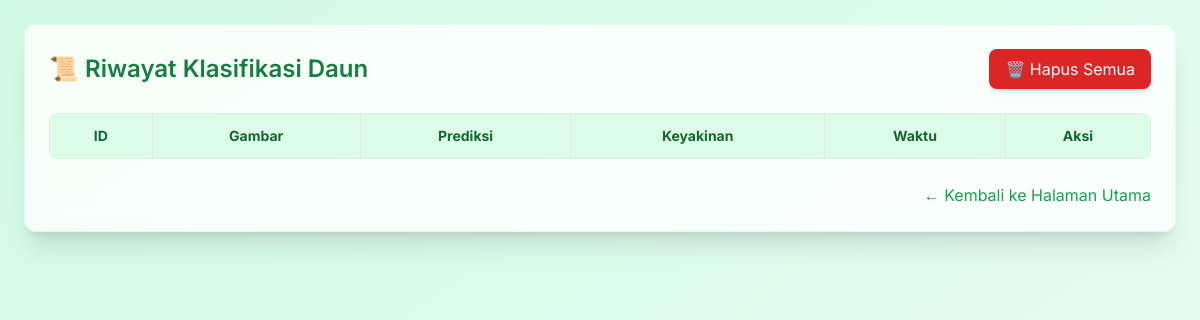
Before: /history with the older database file.
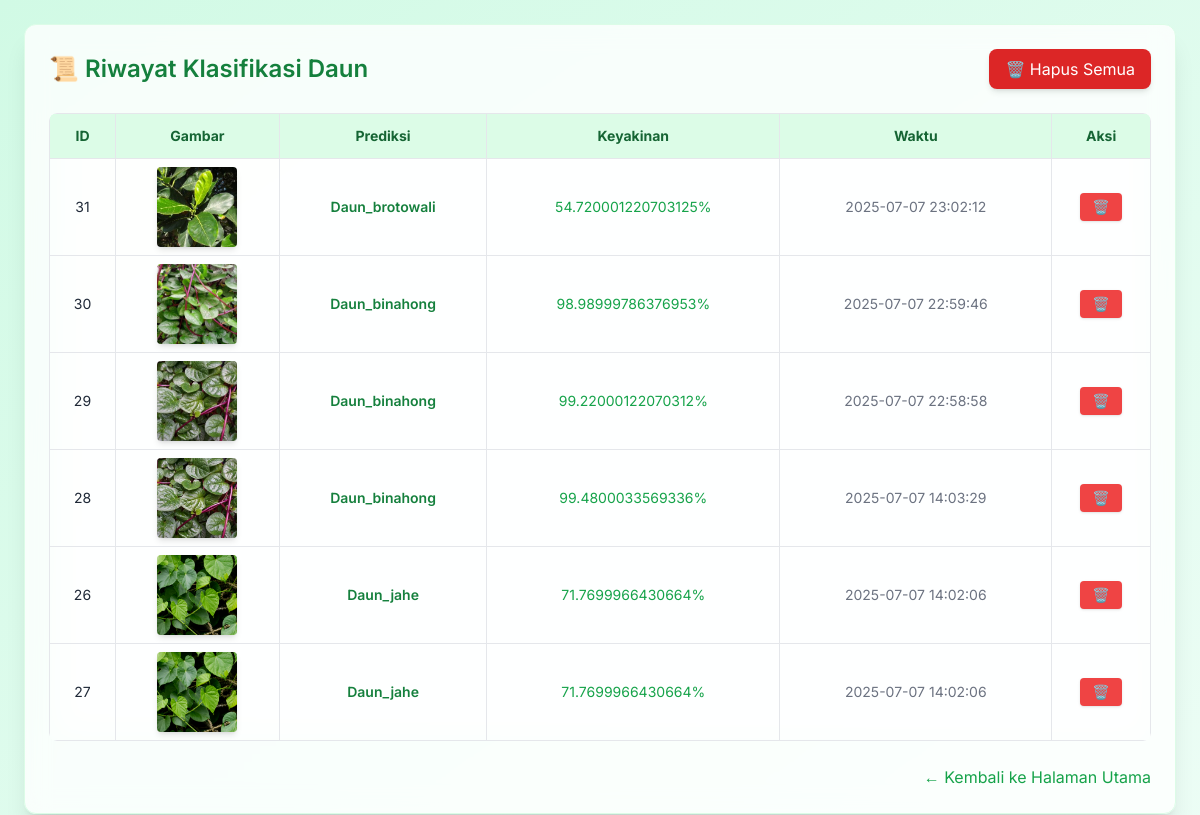
After: the same page with the newer database file.
### tables this page shows
CREATE TABLE predictions (
        id INTEGER PRIMARY KEY AUTOINCREMENT,
        filename TEXT,
        result TEXT,
        confidence REAL,
        timestamp DATETIME DEFAULT CURRENT_TIMESTAMP
    );

### app.py (the view)
@app.route("/history")
def history():
    conn = sqlite3.connect("database.db")
    cursor = conn.cursor()
    cursor.execute("SELECT * FROM predictions ORDER BY timestamp DESC")
    data = cursor.fetchall()
    conn.close()
    clean_data = []
    for row in data:
        confidence = row[3]
        if isinstance(confidence, bytes):
            confidence = confidence.decode("utf-8", errors="ignore")
        clean_row = (row[0], row[1], row[2], confidence, row[4])
        clean_data.append(clean_row)
    return render_template("history.html", data=clean_data)

### templates/history.html (shortened to what this page needs)
<!DOCTYPE html>
<html lang="id">
<head>
  <script src="https://cdn.tailwindcss.com"></script>
</head>
<body class="min-h-screen p-6 text-gray-800">
  <div class="max-w-6xl mx-auto bg-white/80 backdrop-blur-md p-6 rounded-xl shadow-xl border border-green-100">
    <div class="flex justify-between items-center mb-6">
      <h2 class="text-2xl font-semibold text-green-700">📜 Riwayat Klasifikasi Daun</h2>
      <form method="POST" action="/delete-history" onsubmit="return confirm('Yakin ingin menghapus semua riwayat?');">
        <button type="submit" class="bg-red-600 hover:bg-red-700 text-white py-2 px-4 rounded-lg shadow-md">
          🗑️ Hapus Semua
        </button>
      </form>
    </div>
    <div class="overflow-x-auto rounded-lg">
      <table class="w-full text-sm text-center border border-gray-300 backdrop-blur-lg shadow-sm">
        <thead class="bg-green-100 text-green-800 font-semibold">
          <tr>
            <th class="p-3 border">ID</th>
            <th class="p-3 border">Gambar</th>
            <th class="p-3 border">Prediksi</th>
            <th class="p-3 border">Keyakinan</th>
            <th class="p-3 border">Waktu</th>
            <th class="p-3 border">Aksi</th>
          </tr>
        </thead>
        <tbody>
          {% for row in data %}
          <tr class="hover:bg-green-50 transition">
            <td class="border p-2">{{ row[0] }}</td>
            <td class="border p-2">
              <img src="{{ url_for('static', filename=row[1]) }}" alt="gambar daun" class="w-20 h-20 object-cover rounded shadow-md mx-auto" />
            </td>
            <td class="border p-2 font-semibold text-green-700">{{ row[2] }}</td>
            <td class="border p-2 text-green-600">{{ row[3] }}%</td>
            <td class="border p-2 text-gray-500">{{ row[4] }}</td>
            <td class="border p-2">
              <form method="POST" action="/delete/{{ row[0] }}" onsubmit="return confirm('Hapus data ini?');">
                <button type="submit" class="bg-red-500 hover:bg-red-600 text-white px-3 py-1 rounded shadow">
                  🗑️
                </button>
              </form>
            </td>
          </tr>
          {% endfor %}
        </tbody>
      </table>
    </div>
    <div class="mt-6 text-right">
      <a href="/" class="inline-block text-green-600 hover:underline hover:text-green-800 transition">
        ← Kembali ke Halaman Utama
      </a>
    </div>
  </div>
</body>
</html>

### templates/history.html (style rules this page uses)
body { font-family: 'Inter', sans-serif; background: linear-gradient(to bottom right, #d1fae5, #ecfdf5); }

Changed rows visible on the page:
added predictions: id "31", filename (picture), result "Daun_brotowali", confidence "54.720001220703125", timestamp "2025-07-07 23:02:12"
added predictions: id "30", filename (picture), result "Daun_binahong", confidence "98.98999786376953", timestamp "2025-07-07 22:59:46"
added predictions: id "29", filename (picture), result "Daun_binahong", confidence "99.22000122070312", timestamp "2025-07-07 22:58:58"
added predictions: id "28", filename (picture), result "Daun_binahong", confidence "99.4800033569336", timestamp "2025-07-07 14:03:29"
added predictions: id "26", filename (picture), result "Daun_jahe", confidence "71.7699966430664", timestamp "2025-07-07 14:02:06"
added predictions: id "27", filename (picture), result "Daun_jahe", confidence "71.7699966430664", timestamp "2025-07-07 14:02:06"
